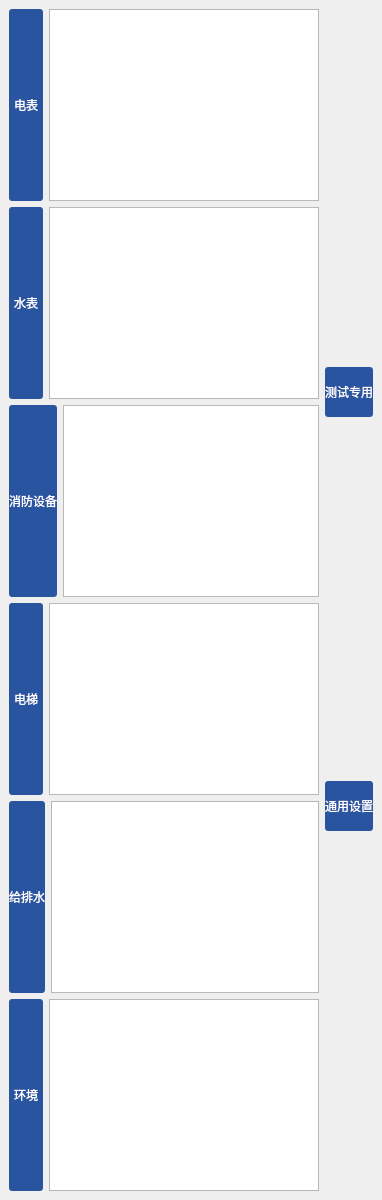
     <widget class="QWidget" name="page">
      <layout class="QVBoxLayout" name="verticalLayout_4">
       <property name="spacing">
        <number>0</number>
       </property>
       <property name="leftMargin">
        <number>0</number>
       </property>
       <property name="topMargin">
        <number>0</number>
       </property>
       <property name="rightMargin">
        <number>0</number>
       </property>
       <property name="bottomMargin">
        <number>0</number>
       </property>
       <item>
        <widget class="QWidget" name="widgetMain" native="true">
         <layout class="QGridLayout" name="gridLayout">
          <item row="0" column="0">
           <layout class="QHBoxLayout" name="horizontalLayout_24">
            <item>
             <layout class="QVBoxLayout" name="verticalLayout_2">
              <item>
               <layout class="QHBoxLayout" name="horizontalLayout_4" stretch="1,8">
                <item>
                 <widget class="QPushButton" name="mainElecPushButton">
                  <property name="sizePolicy">
                   <sizepolicy hsizetype="Minimum" vsizetype="Expanding">
                    <horstretch>0</horstretch>
                    <verstretch>0</verstretch>
                   </sizepolicy>
                  </property>
                  <property name="styleSheet">
                   <string notr="true">background:rgb(41, 85, 160);
color:white;
border-radius:3px;</string>
                  </property>
                  <property name="text">
                   <string>电表</string>
                  </property>
                 </widget>
                </item>
                <item>
                 <widget class="QTableView" name="mainElecTableView">
                  <property name="styleSheet">
                   <string notr="true"/>
                  </property>
                 </widget>
                </item>
               </layout>
              </item>
              <item>
               <layout class="QHBoxLayout" name="horizontalLayout_10" stretch="1,8">
                <item>
                 <widget class="QPushButton" name="mainWaterPushButton">
                  <property name="sizePolicy">
                   <sizepolicy hsizetype="Minimum" vsizetype="Expanding">
                    <horstretch>0</horstretch>
                    <verstretch>0</verstretch>
                   </sizepolicy>
                  </property>
                  <property name="styleSheet">
                   <string notr="true">background:rgb(41, 85, 160);
color:white;
border-radius:3px;</string>
                  </property>
                  <property name="text">
                   <string>水表</string>
                  </property>
                 </widget>
                </item>
                <item>
                 <widget class="QTableView" name="mainWaterTableView">
                  <property name="styleSheet">
                   <string notr="true"/>
                  </property>
                 </widget>
                </item>
               </layout>
              </item>
              <item>
               <layout class="QHBoxLayout" name="horizontalLayout_2" stretch="1,8">
                <item>
                 <widget class="QPushButton" name="mainFirePushButton">
                  <property name="sizePolicy">
                   <sizepolicy hsizetype="Minimum" vsizetype="Expanding">
                    <horstretch>0</horstretch>
                    <verstretch>0</verstretch>
                   </sizepolicy>
                  </property>
                  <property name="styleSheet">
                   <string notr="true">background:rgb(41, 85, 160);
color:white;
border-radius:3px;</string>
                  </property>
                  <property name="text">
                   <string>消防设备</string>
                  </property>
                 </widget>
                </item>
                <item>
                 <widget class="QTextBrowser" name="textBrowser_5">
                  <property name="styleSheet">
                   <string notr="true">border-image: url(:/images/border002.png);</string>
                  </property>
                 </widget>
                </item>
               </layout>
              </item>
              <item>
               <layout class="QHBoxLayout" name="horizontalLayout_3" stretch="1,8">
                <item>
                 <widget class="QPushButton" name="mainLiftPushButton">
                  <property name="sizePolicy">
                   <sizepolicy hsizetype="Minimum" vsizetype="Expanding">
                    <horstretch>0</horstretch>
                    <verstretch>0</verstretch>
                   </sizepolicy>
                  </property>
                  <property name="styleSheet">
                   <string notr="true">background:rgb(41, 85, 160);
color:white;
border-radius:3px;</string>
                  </property>
                  <property name="text">
                   <string>电梯</string>
                  </property>
                 </widget>
                </item>
                <item>
                 <widget class="QTextBrowser" name="textBrowser_2">
                  <property name="styleSheet">
                   <string notr="true">border-image: url(:/images/border002.png);</string>
                  </property>
                 </widget>
                </item>
               </layout>
              </item>
              <item>
               <layout class="QHBoxLayout" name="horizontalLayout_6" stretch="1,8">
                <item>
                 <widget class="QPushButton" name="mainWaterLeverPushButton">
                  <property name="sizePolicy">
                   <sizepolicy hsizetype="Minimum" vsizetype="Expanding">
                    <horstretch>0</horstretch>
                    <verstretch>0</verstretch>
                   </sizepolicy>
                  </property>
                  <property name="styleSheet">
                   <string notr="true">background:rgb(41, 85, 160);
color:white;
border-radius:3px;</string>
                  </property>
                  <property name="text">
                   <string>给排水</string>
                  </property>
                 </widget>
                </item>
                <item>
                 <widget class="QTextBrowser" name="textBrowser_4">
                  <property name="styleSheet">
                   <string notr="true">border-image: url(:/images/border002.png);</string>
                  </property>
                 </widget>
                </item>
               </layout>
              </item>
              <item>
               <layout class="QHBoxLayout" name="horizontalLayout_5" stretch="1,8">
                <item>
                 <widget class="QPushButton" name="envirPushButton">
                  <property name="sizePolicy">
                   <sizepolicy hsizetype="Minimum" vsizetype="Expanding">
                    <horstretch>0</horstretch>
                    <verstretch>0</verstretch>
                   </sizepolicy>
                  </property>
                  <property name="styleSheet">
                   <string notr="true">background:rgb(41, 85, 160);
color:white;
border-radius:3px;</string>
                  </property>
                  <property name="text">
                   <string>环境</string>
                  </property>
                 </widget>
                </item>
                <item>
                 <widget class="QTextBrowser" name="textBrowser_3">
                  <property name="styleSheet">
                   <string notr="true">border-image: url(:/images/border002.png);</string>
                  </property>
                 </widget>
                </item>
               </layout>
              </item>
             </layout>
            </item>
            <item>
             <layout class="QVBoxLayout" name="verticalLayout">
              <item>
               <widget class="QPushButton" name="pushButton">
                <property name="sizePolicy">
                 <sizepolicy hsizetype="Fixed" vsizetype="Fixed">
                  <horstretch>0</horstretch>
                  <verstretch>0</verstretch>
                 </sizepolicy>
                </property>
                <property name="minimumSize">
                 <size>
                  <width>0</width>
                  <height>50</height>
                 </size>
                </property>
                <property name="styleSheet">
                 <string notr="true">background:rgb(41, 85, 160);
color:white;
border-radius:3px;</string>
                </property>
                <property name="text">
                 <string>测试专用</string>
                </property>
               </widget>
              </item>
              <item>
               <widget class="QPushButton" name="CommonSettingPushButton">
                <property name="sizePolicy">
                 <sizepolicy hsizetype="Minimum" vsizetype="Fixed">
                  <horstretch>0</horstretch>
                  <verstretch>0</verstretch>
                 </sizepolicy>
                </property>
                <property name="minimumSize">
                 <size>
                  <width>0</width>
                  <height>50</height>
                 </size>
                </property>
                <property name="styleSheet">
                 <string notr="true">background:rgb(41, 85, 160);
color:white;
border-radius:3px;</string>
                </property>
                <property name="text">
                 <string>通用设置</string>
                </property>
               </widget>
              </item>
             </layout>
            </item>
           </layout>
          </item>
         </layout>
        </widget>
       </item>
      </layout>
     </widget>
